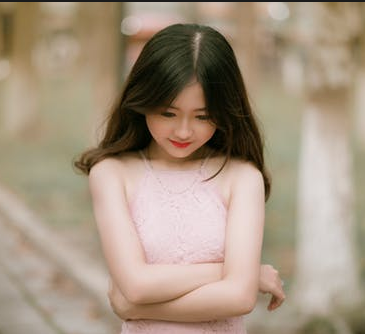
//> input picture project_code/images/test.png, 365 x 334 px
$ ./VC_FANFUHAN_OPENCV026   (built with g++ and OpenCV 4)
//> lines starting //> are read from the running program, lines starting //| are printed output that depends on the picture; after the words box and inside, x2 and y2 are one past the last pixel; in counts of white or black regions, pixels touching at a corner belong together
// VC_FANFUHAN_OPENCV026.cpp : 定義主控台應用程式的進入點。
//
/*
// Debug | x32
通用屬性
| C/C++
|	| 一般
|		| 其他 Include 目錄 -> C:\opencv\build\include
|
| 連結器
| 	|一一般
|		|  其他程式庫目錄 -> C:\opencv\build\x64\vc15\lib
|
| 	|一輸入
|		| 其他相依性 -> opencv_world411d.lib;%(AdditionalDependencies)

// Releas | x64
組態屬性
| C/C++
|	| 一般
|		| 其他 Include 目錄 -> C:\opencv\build\include
|
| 連結器
| 	|一般
|		| 其他程式庫目錄 -> C:\opencv\build\x64\vc15\lib
|
| 	|一輸入
|		| 其他相依性 -> opencv_world411.lib;%(AdditionalDependencies)

*/

#include "stdafx.h"
#include <iostream>
#include <opencv2/opencv.hpp>
#include <opencv2/core/core.hpp>
#include <opencv2/highgui/highgui.hpp>

using namespace std;
using namespace cv;

void showHistogram(InputArray src, cv::String StrTitle);
void backProjection_demo(Mat &mat, Mat &model);
void blur3x3(Mat &src, Mat *det);

void add_salt_pepper_noise(Mat &image);
void add_gaussian_noise(Mat &image);

// [5 lines left out: function pause, not called in this run]
int main()
{
	Mat src = imread("../../images/test.png");
//> src is the input picture: 334 rows x 365 cols, CV_8UC3; mean B, G, R 128.5, 147.9, 165.4

	if (src.empty())
	{
		cout << "could not load image.." << endl;
		pause();
		return -1;
	}
	else
	{
		imshow("input_src", src);
		showHistogram(src, "Histogram_input_src");
//> in showHistogram, `split(src, bgr_plane);`:
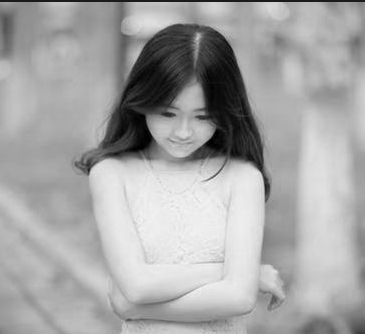
//> bgr_plane[2]: 334 rows x 365 cols, CV_8UC1; min 0, max 253, mean 165.4
//> in showHistogram, `calcHist(&bgr_plane[0], 1, 0, Mat(), b_hist, 1, bins, ranges);`: b_hist = 256 values, max 1590 at index 134, min 0 at index 234, mean 476.2
//> in showHistogram, `calcHist(&bgr_plane[1], 1, 0, Mat(), g_hist, 1, bins, ranges);`: g_hist = 256 values, max 2069 at index 154, min 0 at index 230, mean 476.2
//> in showHistogram, `calcHist(&bgr_plane[2], 1, 0, Mat(), r_hist, 1, bins, ranges);`: r_hist = 256 values, max 2151 at index 175, min 0 at index 249, mean 476.2
//> in showHistogram, `normalize(b_hist, b_hist, 0, histImage.rows, NORM_MINMAX, -1);`: b_hist = 256 values, max 400 at index 134, min 0 at index 234, mean 119.8
//> in showHistogram, `normalize(g_hist, g_hist, 0, histImage.rows, NORM_MINMAX, -1);`: g_hist = 256 values, max 400 at index 154, min 0 at index 230, mean 92.07
//> in showHistogram, `normalize(r_hist, r_hist, 0, histImage.rows, NORM_MINMAX, -1);`: r_hist = 256 values, max 400 at index 175, min 0 at index 249, mean 88.56

		//產生白雜訊
		Mat pepper_noise_src = src.clone();
		add_salt_pepper_noise(pepper_noise_src);
//> after the loop in add_salt_pepper_noise, `for (int i = 0; i < 1000; ++i)`:
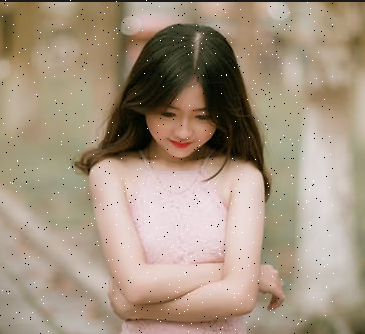
//> image: 334 rows x 365 cols, CV_8UC3; 0.73% of pixels changed, all inside (x1, y1, x2, y2) = (0, 0, 334, 334)
		imshow("input_pepper_noise_src", pepper_noise_src);
		showHistogram(pepper_noise_src, "Histogram_input_noise_src");

		// 产生高斯噪声
		add_gaussian_noise(src);
//> in add_gaussian_noise, `add(image, noise, dst);`:
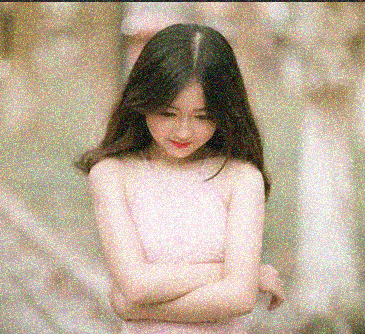
//> dst: 334 rows x 365 cols, CV_8UC3; mean B, G, R 149, 168.4, 184.9
		imshow("input_src_add_gaussian_noise", src);
		showHistogram(src, "Histogram_input_src_add_gaussian_noise");
//> call 3 of showHistogram, with StrTitle = "Histogram_input_src_add_gaussian_noise"
//> in showHistogram (call 3), `split(src, bgr_plane);`:
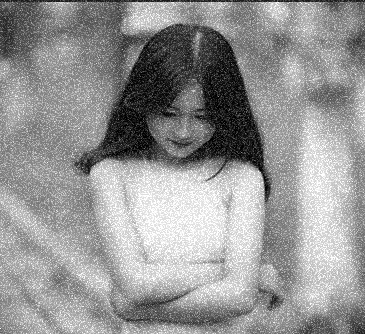
//> bgr_plane[0]: 334 rows x 365 cols, CV_8UC1; min 0, max 255, mean 149
//> in showHistogram (call 3), `split(src, bgr_plane);`:
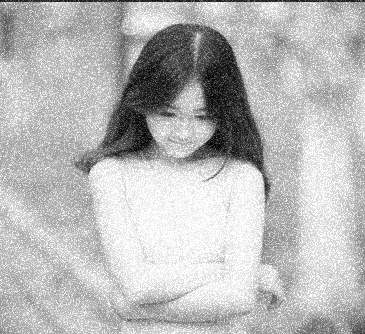
//> bgr_plane[2]: 334 rows x 365 cols, CV_8UC1; min 0, max 255, mean 184.9
//> in showHistogram (call 3), `calcHist(&bgr_plane[0], 1, 0, Mat(), b_hist, 1, bins, ranges);`: b_hist = 256 values, max 1058 at index 138, min 0 at index 255, mean 464.1
//> in showHistogram (call 3), `calcHist(&bgr_plane[1], 1, 0, Mat(), g_hist, 1, bins, ranges);`: g_hist = 256 values, max 1321 at index 165, min 0 at index 255, mean 461.1
//> in showHistogram (call 3), `calcHist(&bgr_plane[2], 1, 0, Mat(), r_hist, 1, bins, ranges);`: r_hist = 256 values, max 1320 at index 177, min 0 at index 255, mean 438.5
//> in showHistogram (call 3), `normalize(b_hist, b_hist, 0, histImage.rows, NORM_MINMAX, -1);`: b_hist = 256 values, max 400 at index 138, min 0 at index 255, mean 175.5
//> in showHistogram (call 3), `normalize(g_hist, g_hist, 0, histImage.rows, NORM_MINMAX, -1);`: g_hist = 256 values, max 400 at index 165, min 0 at index 255, mean 139.6
//> in showHistogram (call 3), `normalize(r_hist, r_hist, 0, histImage.rows, NORM_MINMAX, -1);`: r_hist = 256 values, max 400 at index 177, min 0 at index 255, mean 132.9
//> after the loop in showHistogram (call 3), `for (int i = 1; i < bins[0]; ++i)`:
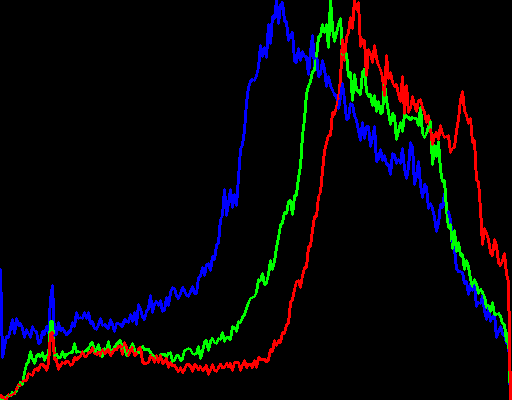
//> histImage: 400 rows x 512 cols, CV_8UC3; mean B, G, R 7.8, 6, 6.9

		Mat res1, res2, res3, res4,res5, res6;
		// 均值去噪
		blur(src, res1, Size(3, 3));
		imshow("mean_blur", res1);

		// 高斯去噪
		GaussianBlur(src, res2, Size(5, 5), 0);
		imshow("gaussian_blur", res2);

		// 中值去噪
		medianBlur(src, res3, 3);
		imshow("median_blur", res3);

		// NL-Means的全稱是：Non-Local Means，又稱做非局部平均去燥，是利用了整幅圖進行了去燥，所以相對來說，運行時消耗的時間也會更多。
		/*

		fastNlMeansDenoising相關函數
		• fastNlMeansDenoising() - 使用單個灰度圖像
		• fastNlMeansDenoisingColored() - 使用彩色圖像。
		• fastNlMeansDenoisingMulti() - 用於在短時間內捕獲的圖像序列（灰度圖像）
		• fastNlMeansDenoisingColoredMulti() - 與上面相同，但用於彩色圖像。

		void fastNlMeansDenoisingColored( InputArray src, OutputArray dst,float h = 3, float hColor = 3,int templateWindowSize = 7, int searchWindowSize = 21

		//参数说明：
		//src 输入图像
		//dst 输出图像
		//h 决定过滤器强度。h 值高可以很好的去除噪声,但也会把图像的细节抹去。(取 10 的效果不错）
		//hColor 与h相同，使用于彩色图像
		//templateWindowSize 奇数。(推荐值为 7）
		//searchWindowSize 奇数。(推荐值为 21)
		*/
		fastNlMeansDenoisingColored(src, res4, 10, 10, 7, 21);
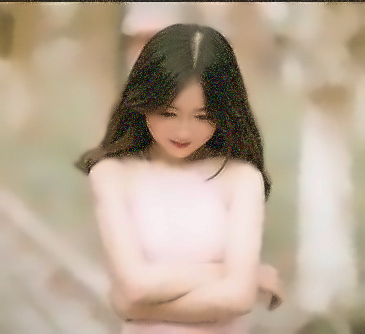
//> res4: 334 rows x 365 cols, CV_8UC3; mean B, G, R 148.6, 168.1, 185.5
		imshow("NLmeans_blur", res4);

		/*

		void bilateralFilter(src, dst, d, sigmaColor, sigmaSpace, BORDER_DEFAULT)
		. InputArray src: 輸入影象，可以是Mat型別，影象必須是8位或浮點型單通道、三通道的影象。
		. OutputArray dst: 輸出影象，和原影象有相同的尺寸和型別。
		. int d: （直徑範圍）表示在過濾過程中每個畫素鄰域的直徑範圍。如果這個值是非正數，則函式會從第五個引數sigmaSpace計算該值。
		. double sigmaColor:（sigma顏色） 顏色空間過濾器的sigma值，這個引數的值月大，表明該畫素鄰域內有月寬廣的顏色會被混合到一起，產生較大的半相等顏色區域。
		. double sigmaSpace:（sigma空間） 座標空間中濾波器的sigma值，如果該值較大，則意味著顏色相近的較遠的畫素將相互影響，從而使更大的區域中足夠相似的顏色獲取相同的顏色。當d>0時，d指定了鄰域大小且與sigmaSpace五官，否則d正比於sigmaSpace.
		. int borderType=BORDER_DEFAULT: 用於推斷影象外部畫素的某種邊界模式，有預設值BORDER_DEFAULT.
		*/
		bilateralFilter(src, res5, 10, 10, 10);
		imshow("bilateral_blur01", res5);

		bilateralFilter(pepper_noise_src, res6, 10, 10, 10);
		imshow("bilateral_blur02", res6);

		waitKey(0);
		return 0;
//> (the program exits here)

$ run again, with project_code/images/basketball1.png copied over project_code/images/test.png
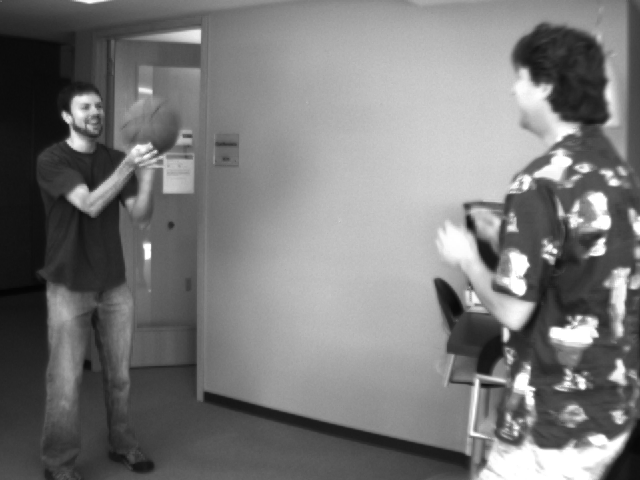
//> input picture project_code/images/basketball1.png, 640 x 480 px
//> src is the input picture: 480 rows x 640 cols, CV_8UC3; min 4, max 255, mean 120.3
//> in showHistogram, `calcHist(&bgr_plane[0], 1, 0, Mat(), b_hist, 1, bins, ranges);`: b_hist = 256 values, max 2386 at index 191, min 0 at index 0, mean 1183.2
//> in showHistogram, `calcHist(&bgr_plane[1], 1, 0, Mat(), g_hist, 1, bins, ranges);`: g_hist has the same summary as b_hist
//> in showHistogram, `calcHist(&bgr_plane[2], 1, 0, Mat(), r_hist, 1, bins, ranges);`: r_hist has the same summary as b_hist
//> in showHistogram, `normalize(b_hist, b_hist, 0, histImage.rows, NORM_MINMAX, -1);`: b_hist = 256 values, max 400 at index 191, min 0 at index 0, mean 198.4
//> in showHistogram, `normalize(g_hist, g_hist, 0, histImage.rows, NORM_MINMAX, -1);`: g_hist has the same summary as b_hist
//> in showHistogram, `normalize(r_hist, r_hist, 0, histImage.rows, NORM_MINMAX, -1);`: r_hist has the same summary as b_hist
//> after the loop in add_salt_pepper_noise, `for (int i = 0; i < 1000; ++i)`:
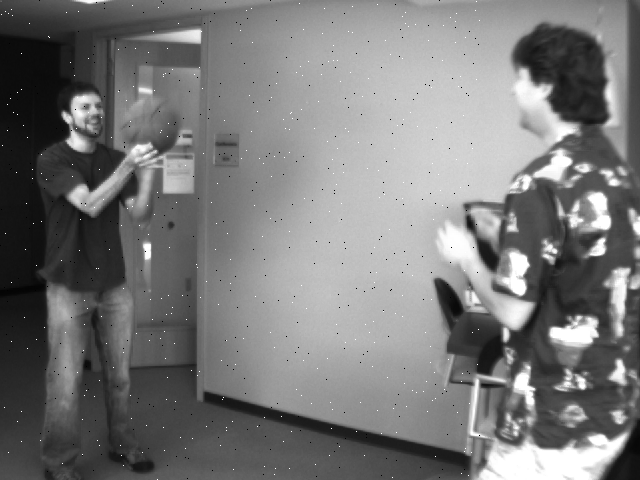
//> image: 480 rows x 640 cols, CV_8UC3; 0.24% of pixels changed, all inside (x1, y1, x2, y2) = (0, 0, 480, 480)
//> `medianBlur(src, res3, 3);`:
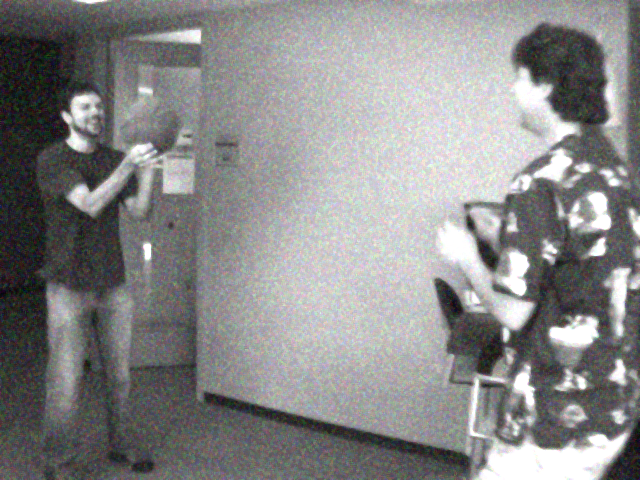
//> res3: 480 rows x 640 cols, CV_8UC3; mean B, G, R 136.2, 136.2, 136.3
